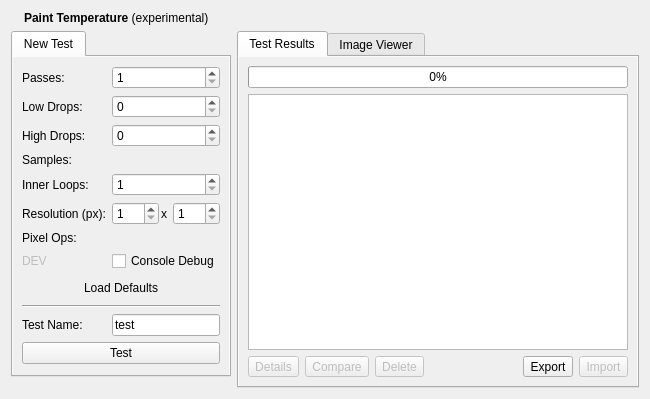
<?xml version="1.0" encoding="UTF-8"?>
<ui version="4.0">
 <author>Enrico Ros</author>
 <class>TemperaturePanel</class>
 <widget class="QWidget" name="TemperaturePanel">
  <property name="geometry">
   <rect>
    <x>0</x>
    <y>0</y>
    <width>650</width>
    <height>399</height>
   </rect>
  </property>
  <layout class="QGridLayout" name="gridLayout">
   <item row="0" column="0" colspan="2">
    <layout class="QHBoxLayout" name="horizontalLayout">
     <item>
      <widget class="QLabel" name="iconLabel">
       <property name="sizePolicy">
        <sizepolicy hsizetype="Fixed" vsizetype="Fixed">
         <horstretch>0</horstretch>
         <verstretch>0</verstretch>
        </sizepolicy>
       </property>
       <property name="pixmap">
        <pixmap resource="../nokiaqtframework.qrc">:/inspector/painting/menu-temperature.png</pixmap>
       </property>
      </widget>
     </item>
     <item>
      <widget class="QLabel" name="titleLabel">
       <property name="sizePolicy">
        <sizepolicy hsizetype="Preferred" vsizetype="Fixed">
         <horstretch>0</horstretch>
         <verstretch>0</verstretch>
        </sizepolicy>
       </property>
       <property name="text">
        <string>&lt;b&gt;Paint Temperature&lt;/b&gt; (experimental)</string>
       </property>
      </widget>
     </item>
    </layout>
   </item>
   <item row="1" column="0">
    <widget class="QTabWidget" name="newTestGroup">
     <property name="sizePolicy">
      <sizepolicy hsizetype="Preferred" vsizetype="Fixed">
       <horstretch>0</horstretch>
       <verstretch>0</verstretch>
      </sizepolicy>
     </property>
     <widget class="QWidget" name="newTestPage1">
      <property name="autoFillBackground">
       <bool>true</bool>
      </property>
      <attribute name="title">
       <string>New Test</string>
      </attribute>
      <layout class="QFormLayout" name="formLayout">
       <item row="0" column="0">
        <widget class="QLabel" name="label">
         <property name="text">
          <string>Passes:</string>
         </property>
        </widget>
       </item>
       <item row="0" column="1">
        <widget class="QSpinBox" name="passesBox">
         <property name="minimum">
          <number>1</number>
         </property>
         <property name="maximum">
          <number>10</number>
         </property>
        </widget>
       </item>
       <item row="1" column="0">
        <widget class="QLabel" name="label_2">
         <property name="text">
          <string>Low Drops:</string>
         </property>
        </widget>
       </item>
       <item row="1" column="1">
        <widget class="QSpinBox" name="lowBox">
         <property name="maximum">
          <number>9</number>
         </property>
        </widget>
       </item>
       <item row="2" column="0">
        <widget class="QLabel" name="label_3">
         <property name="text">
          <string>High Drops:</string>
         </property>
        </widget>
       </item>
       <item row="2" column="1">
        <widget class="QSpinBox" name="highBox">
         <property name="maximum">
          <number>9</number>
         </property>
        </widget>
       </item>
       <item row="3" column="0">
        <widget class="QLabel" name="samplesLabel">
         <property name="text">
          <string>Samples:</string>
         </property>
        </widget>
       </item>
       <item row="3" column="1">
        <widget class="QLabel" name="samplesBox">
         <property name="text">
          <string notr="true"/>
         </property>
        </widget>
       </item>
       <item row="4" column="0">
        <widget class="QLabel" name="label_4">
         <property name="text">
          <string>Inner Loops:</string>
         </property>
        </widget>
       </item>
       <item row="4" column="1">
        <widget class="QSpinBox" name="innerBox">
         <property name="minimum">
          <number>1</number>
         </property>
         <property name="maximum">
          <number>50</number>
         </property>
        </widget>
       </item>
       <item row="5" column="0">
        <widget class="QLabel" name="label_5">
         <property name="text">
          <string>Resolution (px):</string>
         </property>
        </widget>
       </item>
       <item row="5" column="1">
        <layout class="QHBoxLayout" name="horizontalLayout_2">
         <property name="spacing">
          <number>2</number>
         </property>
         <item>
          <widget class="QSpinBox" name="widthBox">
           <property name="minimum">
            <number>1</number>
           </property>
           <property name="maximum">
            <number>500</number>
           </property>
          </widget>
         </item>
         <item>
          <widget class="QLabel" name="label_7">
           <property name="text">
            <string>x</string>
           </property>
          </widget>
         </item>
         <item>
          <widget class="QSpinBox" name="heightBox">
           <property name="minimum">
            <number>1</number>
           </property>
           <property name="maximum">
            <number>500</number>
           </property>
          </widget>
         </item>
        </layout>
       </item>
       <item row="6" column="0">
        <widget class="QLabel" name="popsLabel">
         <property name="text">
          <string>Pixel Ops:</string>
         </property>
        </widget>
       </item>
       <item row="6" column="1">
        <widget class="QLabel" name="popsBox">
         <property name="text">
          <string notr="true"/>
         </property>
        </widget>
       </item>
       <item row="7" column="0">
        <widget class="QLabel" name="popsLabel_3">
         <property name="enabled">
          <bool>false</bool>
         </property>
         <property name="text">
          <string>DEV</string>
         </property>
        </widget>
       </item>
       <item row="7" column="1">
        <widget class="QCheckBox" name="debugBox">
         <property name="text">
          <string notr="true">Console Debug</string>
         </property>
        </widget>
       </item>
       <item row="10" column="0">
        <widget class="QLabel" name="popsLabel_2">
         <property name="text">
          <string>Test Name:</string>
         </property>
        </widget>
       </item>
       <item row="10" column="1">
        <widget class="QLineEdit" name="testNameLabel">
         <property name="text">
          <string notr="true">test</string>
         </property>
        </widget>
       </item>
       <item row="11" column="0" colspan="2">
        <widget class="QPushButton" name="runButton">
         <property name="sizePolicy">
          <sizepolicy hsizetype="MinimumExpanding" vsizetype="Fixed">
           <horstretch>0</horstretch>
           <verstretch>0</verstretch>
          </sizepolicy>
         </property>
         <property name="text">
          <string>Test</string>
         </property>
         <property name="icon">
          <iconset resource="../nokiaqtframework.qrc">
           <normaloff>:/inspector/painting/menu-temperature.png</normaloff>:/inspector/painting/menu-temperature.png</iconset>
         </property>
        </widget>
       </item>
       <item row="9" column="0" colspan="2">
        <widget class="Line" name="line">
         <property name="orientation">
          <enum>Qt::Horizontal</enum>
         </property>
        </widget>
       </item>
       <item row="8" column="0" colspan="2">
        <widget class="QPushButton" name="defaultsButton">
         <property name="text">
          <string>Load Defaults</string>
         </property>
         <property name="flat">
          <bool>true</bool>
         </property>
        </widget>
       </item>
      </layout>
     </widget>
    </widget>
   </item>
   <item row="1" column="1" rowspan="2">
    <widget class="QTabWidget" name="resultsTabWidget">
     <property name="sizePolicy">
      <sizepolicy hsizetype="MinimumExpanding" vsizetype="Expanding">
       <horstretch>0</horstretch>
       <verstretch>0</verstretch>
      </sizepolicy>
     </property>
     <property name="currentIndex">
      <number>0</number>
     </property>
     <widget class="QWidget" name="resultsPage">
      <property name="autoFillBackground">
       <bool>true</bool>
      </property>
      <attribute name="title">
       <string>Test Results</string>
      </attribute>
      <layout class="QVBoxLayout" name="verticalLayout_3">
       <item>
        <widget class="QProgressBar" name="ptProgress">
         <property name="value">
          <number>0</number>
         </property>
        </widget>
       </item>
       <item>
        <widget class="QListView" name="resultsView">
         <property name="editTriggers">
          <set>QAbstractItemView::NoEditTriggers</set>
         </property>
         <property name="selectionMode">
          <enum>QAbstractItemView::ExtendedSelection</enum>
         </property>
         <property name="verticalScrollMode">
          <enum>QAbstractItemView::ScrollPerPixel</enum>
         </property>
         <property name="selectionRectVisible">
          <bool>true</bool>
         </property>
        </widget>
       </item>
       <item>
        <layout class="QHBoxLayout" name="horizontalLayout_3">
         <item>
          <widget class="QToolButton" name="toolButton_4">
           <property name="enabled">
            <bool>false</bool>
           </property>
           <property name="text">
            <string>Details</string>
           </property>
          </widget>
         </item>
         <item>
          <widget class="QToolButton" name="toolButton_5">
           <property name="enabled">
            <bool>false</bool>
           </property>
           <property name="text">
            <string>Compare</string>
           </property>
          </widget>
         </item>
         <item>
          <widget class="QToolButton" name="toolButton">
           <property name="enabled">
            <bool>false</bool>
           </property>
           <property name="text">
            <string>Delete</string>
           </property>
          </widget>
         </item>
         <item>
          <spacer name="horizontalSpacer">
           <property name="orientation">
            <enum>Qt::Horizontal</enum>
           </property>
           <property name="sizeHint" stdset="0">
            <size>
             <width>40</width>
             <height>20</height>
            </size>
           </property>
          </spacer>
         </item>
         <item>
          <widget class="QToolButton" name="exportButton">
           <property name="text">
            <string>Export</string>
           </property>
          </widget>
         </item>
         <item>
          <widget class="QToolButton" name="toolButton_3">
           <property name="enabled">
            <bool>false</bool>
           </property>
           <property name="text">
            <string>Import</string>
           </property>
          </widget>
         </item>
        </layout>
       </item>
      </layout>
     </widget>
     <widget class="QWidget" name="imagePage">
      <property name="autoFillBackground">
       <bool>true</bool>
      </property>
      <attribute name="title">
       <string>Image Viewer</string>
      </attribute>
      <layout class="QVBoxLayout" name="verticalLayout">
       <item>
        <widget class="QLabel" name="imageLabel"/>
       </item>
       <item>
        <widget class="QScrollArea" name="imageScrollArea">
         <property name="widgetResizable">
          <bool>true</bool>
         </property>
         <widget class="QWidget" name="scrollAreaWidgetContents">
          <property name="geometry">
           <rect>
            <x>0</x>
            <y>0</y>
            <width>367</width>
            <height>298</height>
           </rect>
          </property>
         </widget>
        </widget>
       </item>
      </layout>
     </widget>
    </widget>
   </item>
   <item row="2" column="0">
    <spacer name="verticalSpacer">
     <property name="orientation">
      <enum>Qt::Vertical</enum>
     </property>
     <property name="sizeHint" stdset="0">
      <size>
       <width>20</width>
       <height>40</height>
      </size>
     </property>
    </spacer>
   </item>
  </layout>
 </widget>
 <resources>
  <include location="../nokiaqtframework.qrc"/>
 </resources>
 <connections/>
</ui>
